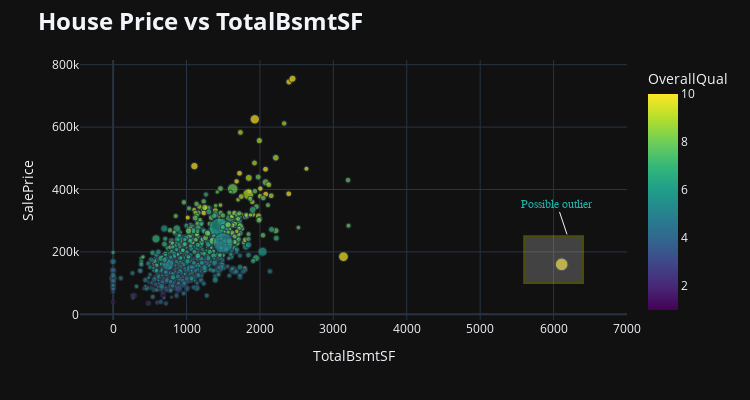

The code cell stored with this chart in its notebook:
### Code cell
#.......main plot (scatter)
fig = px.scatter(DF,x='TotalBsmtSF',y='SalePrice',color='OverallQual',size='LotArea',width=750,height=400)

#......annotation (text)
fig.add_annotation(text="Possible outlier",xref="x", yref="y",x=7000,y=160000,showarrow = True,
                   yshift=30,xshift=-60,font=dict(family="sans serif",size=12,color="LightSeaGreen"))

#......annotation (box)
fig.add_shape(type="rect",xref="x", yref="y",x0=5600, x1=6400, y0=100000, y1=250000,
              fillcolor="lightgray",line_color="yellow",opacity=0.25)

#......update the plot as you wish
fig.update_layout(title='<b>House Price vs TotalBsmtSF<b>',titlefont={'size': 24},template='plotly_dark')

fig.show()

### Figure 1 — Plotly figure (JSON) as saved in the notebook; plotly's stock layout.template omitted (floating-point values rounded to 4 significant figures; data arrays with more than 128 entries replaced by an {"elided": "..."} marker saying what was removed)
{"data": [{"hovertemplate": "TotalBsmtSF=%{x}<br>SalePrice=%{y}<br>LotArea=%{marker.size}<br>OverallQual=%{marker.color}<extra></extra>", "legendgroup": "", "marker": {"color": {"elided": "1168 int values"}, "coloraxis": "coloraxis", "size": {"elided": "1168 int values"}, "sizemode": "area", "sizeref": 411.6, "symbol": "circle"}, "mode": "markers", "name": "", "showlegend": false, "type": "scattergl", "x": {"elided": "1168 int values"}, "xaxis": "x", "y": {"elided": "1168 int values"}, "yaxis": "y"}], "layout": {"annotations": [{"font": {"color": "LightSeaGreen", "family": "sans serif", "size": 12}, "showarrow": true, "text": "Possible outlier", "x": 7000, "xref": "x", "xshift": -60, "y": 160000, "yref": "y", "yshift": 30}], "coloraxis": {"colorbar": {"title": {"text": "OverallQual"}}, "colorscale": [[0, "#440154"], [0.1111, "#482878"], [0.2222, "#3e4989"], [0.3333, "#31688e"], [0.4444, "#26828e"], [0.5556, "#1f9e89"], [0.6667, "#35b779"], [0.7778, "#6ece58"], [0.8889, "#b5de2b"], [1, "#fde725"]]}, "height": 400, "legend": {"itemsizing": "constant", "tracegroupgap": 0}, "margin": {"t": 60}, "shapes": [{"fillcolor": "lightgray", "line": {"color": "yellow"}, "opacity": 0.25, "type": "rect", "x0": 5600, "x1": 6400, "xref": "x", "y0": 100000, "y1": 250000, "yref": "y"}], "title": {"font": {"size": 24}, "text": "<b>House Price vs TotalBsmtSF<b>"}, "width": 750, "xaxis": {"anchor": "y", "domain": [0, 1], "title": {"text": "TotalBsmtSF"}}, "yaxis": {"anchor": "x", "domain": [0, 1], "title": {"text": "SalePrice"}}}}
